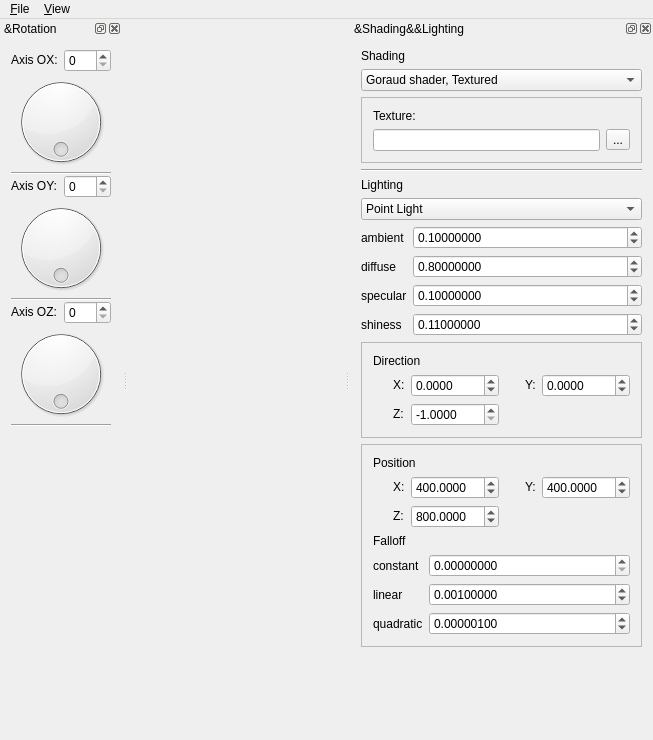
<?xml version="1.0" encoding="UTF-8"?>
<ui version="4.0">
 <class>MainWindow</class>
 <widget class="QMainWindow" name="MainWindow">
  <property name="geometry">
   <rect>
    <x>0</x>
    <y>0</y>
    <width>653</width>
    <height>740</height>
   </rect>
  </property>
  <property name="windowTitle">
   <string>MainWindow</string>
  </property>
  <property name="styleSheet">
   <string notr="true">QDockWidget::title{
	background: lightgray;
	padding-bottom: 0px;
	padding-top: 2px;
}
QDockWidget &gt; QWidget{
	border: 2px solid lightgray;
}</string>
  </property>
  <widget class="QWidget" name="centralWidget">
   <layout class="QHBoxLayout" name="horizontalLayout">
    <item>
     <widget class="CompGraphView" name="widget" native="true"/>
    </item>
   </layout>
  </widget>
  <widget class="QMenuBar" name="menuBar">
   <property name="geometry">
    <rect>
     <x>0</x>
     <y>0</y>
     <width>653</width>
     <height>26</height>
    </rect>
   </property>
   <widget class="QMenu" name="menuFile">
    <property name="title">
     <string>&amp;File</string>
    </property>
    <addaction name="actionOpen"/>
    <addaction name="actionClear"/>
    <addaction name="separator"/>
    <addaction name="actionQuit"/>
   </widget>
   <widget class="QMenu" name="menuView">
    <property name="title">
     <string>&amp;View</string>
    </property>
   </widget>
   <addaction name="menuFile"/>
   <addaction name="menuView"/>
  </widget>
  <widget class="QDockWidget" name="dockRotation">
   <property name="styleSheet">
    <string notr="true"/>
   </property>
   <property name="allowedAreas">
    <set>Qt::LeftDockWidgetArea|Qt::RightDockWidgetArea</set>
   </property>
   <property name="windowTitle">
    <string>&amp;Rotation</string>
   </property>
   <attribute name="dockWidgetArea">
    <number>1</number>
   </attribute>
   <widget class="QWidget" name="dockWidgetContents">
    <layout class="QVBoxLayout" name="verticalLayout">
     <property name="spacing">
      <number>0</number>
     </property>
     <item>
      <layout class="QHBoxLayout" name="horizontalLayout_3">
       <property name="sizeConstraint">
        <enum>QLayout::SetDefaultConstraint</enum>
       </property>
       <item>
        <widget class="QLabel" name="label">
         <property name="sizePolicy">
          <sizepolicy hsizetype="Preferred" vsizetype="Fixed">
           <horstretch>0</horstretch>
           <verstretch>0</verstretch>
          </sizepolicy>
         </property>
         <property name="text">
          <string>Axis OX:</string>
         </property>
        </widget>
       </item>
       <item>
        <widget class="QSpinBox" name="spinBox_OX">
         <property name="sizePolicy">
          <sizepolicy hsizetype="Maximum" vsizetype="Fixed">
           <horstretch>0</horstretch>
           <verstretch>0</verstretch>
          </sizepolicy>
         </property>
         <property name="keyboardTracking">
          <bool>false</bool>
         </property>
         <property name="maximum">
          <number>359</number>
         </property>
        </widget>
       </item>
      </layout>
     </item>
     <item>
      <widget class="QDial" name="dial_OX">
       <property name="maximum">
        <number>359</number>
       </property>
       <property name="tracking">
        <bool>true</bool>
       </property>
       <property name="wrapping">
        <bool>true</bool>
       </property>
       <property name="notchesVisible">
        <bool>false</bool>
       </property>
      </widget>
     </item>
     <item>
      <widget class="Line" name="line">
       <property name="orientation">
        <enum>Qt::Horizontal</enum>
       </property>
      </widget>
     </item>
     <item>
      <layout class="QHBoxLayout" name="horizontalLayout_4">
       <item>
        <widget class="QLabel" name="label_2">
         <property name="sizePolicy">
          <sizepolicy hsizetype="Preferred" vsizetype="Fixed">
           <horstretch>0</horstretch>
           <verstretch>0</verstretch>
          </sizepolicy>
         </property>
         <property name="text">
          <string>Axis OY:</string>
         </property>
        </widget>
       </item>
       <item>
        <widget class="QSpinBox" name="spinBox_OY">
         <property name="sizePolicy">
          <sizepolicy hsizetype="Maximum" vsizetype="Fixed">
           <horstretch>0</horstretch>
           <verstretch>0</verstretch>
          </sizepolicy>
         </property>
         <property name="keyboardTracking">
          <bool>false</bool>
         </property>
         <property name="maximum">
          <number>359</number>
         </property>
        </widget>
       </item>
      </layout>
     </item>
     <item>
      <widget class="QDial" name="dial_OY">
       <property name="maximum">
        <number>359</number>
       </property>
       <property name="tracking">
        <bool>true</bool>
       </property>
       <property name="wrapping">
        <bool>true</bool>
       </property>
       <property name="notchesVisible">
        <bool>false</bool>
       </property>
      </widget>
     </item>
     <item>
      <widget class="Line" name="line_2">
       <property name="orientation">
        <enum>Qt::Horizontal</enum>
       </property>
      </widget>
     </item>
     <item>
      <layout class="QHBoxLayout" name="horizontalLayout_2">
       <property name="sizeConstraint">
        <enum>QLayout::SetDefaultConstraint</enum>
       </property>
       <item>
        <widget class="QLabel" name="label_3">
         <property name="sizePolicy">
          <sizepolicy hsizetype="Preferred" vsizetype="Fixed">
           <horstretch>0</horstretch>
           <verstretch>0</verstretch>
          </sizepolicy>
         </property>
         <property name="text">
          <string>Axis OZ:</string>
         </property>
        </widget>
       </item>
       <item>
        <widget class="QSpinBox" name="spinBox_OZ">
         <property name="sizePolicy">
          <sizepolicy hsizetype="Maximum" vsizetype="Fixed">
           <horstretch>0</horstretch>
           <verstretch>0</verstretch>
          </sizepolicy>
         </property>
         <property name="keyboardTracking">
          <bool>false</bool>
         </property>
         <property name="maximum">
          <number>359</number>
         </property>
        </widget>
       </item>
      </layout>
     </item>
     <item>
      <widget class="QDial" name="dial_OZ">
       <property name="maximum">
        <number>359</number>
       </property>
       <property name="tracking">
        <bool>true</bool>
       </property>
       <property name="wrapping">
        <bool>true</bool>
       </property>
       <property name="notchesVisible">
        <bool>false</bool>
       </property>
      </widget>
     </item>
     <item>
      <widget class="Line" name="line_3">
       <property name="orientation">
        <enum>Qt::Horizontal</enum>
       </property>
      </widget>
     </item>
     <item>
      <spacer name="verticalSpacer">
       <property name="orientation">
        <enum>Qt::Vertical</enum>
       </property>
       <property name="sizeType">
        <enum>QSizePolicy::Expanding</enum>
       </property>
       <property name="sizeHint" stdset="0">
        <size>
         <width>20</width>
         <height>0</height>
        </size>
       </property>
      </spacer>
     </item>
    </layout>
   </widget>
  </widget>
  <widget class="QDockWidget" name="dockShader">
   <property name="sizePolicy">
    <sizepolicy hsizetype="Expanding" vsizetype="Expanding">
     <horstretch>0</horstretch>
     <verstretch>0</verstretch>
    </sizepolicy>
   </property>
   <property name="windowTitle">
    <string>&amp;Shading&amp;&amp;Lighting</string>
   </property>
   <attribute name="dockWidgetArea">
    <number>2</number>
   </attribute>
   <widget class="QWidget" name="dockWidgetContents_2">
    <layout class="QVBoxLayout" name="verticalLayout_2">
     <item>
      <widget class="QLabel" name="label_4">
       <property name="sizePolicy">
        <sizepolicy hsizetype="Preferred" vsizetype="Maximum">
         <horstretch>0</horstretch>
         <verstretch>0</verstretch>
        </sizepolicy>
       </property>
       <property name="text">
        <string>Shading</string>
       </property>
      </widget>
     </item>
     <item>
      <widget class="QComboBox" name="comboShading">
       <property name="currentIndex">
        <number>2</number>
       </property>
       <item>
        <property name="text">
         <string>Flat shader</string>
        </property>
       </item>
       <item>
        <property name="text">
         <string>Goraud shader</string>
        </property>
       </item>
       <item>
        <property name="text">
         <string>Goraud shader, Textured</string>
        </property>
       </item>
      </widget>
     </item>
     <item>
      <widget class="QFrame" name="frameGoraudTex">
       <property name="sizePolicy">
        <sizepolicy hsizetype="Preferred" vsizetype="Fixed">
         <horstretch>0</horstretch>
         <verstretch>0</verstretch>
        </sizepolicy>
       </property>
       <property name="frameShape">
        <enum>QFrame::StyledPanel</enum>
       </property>
       <property name="frameShadow">
        <enum>QFrame::Raised</enum>
       </property>
       <layout class="QVBoxLayout" name="verticalLayout_4">
        <item>
         <widget class="QLabel" name="label_6">
          <property name="sizePolicy">
           <sizepolicy hsizetype="Preferred" vsizetype="Fixed">
            <horstretch>0</horstretch>
            <verstretch>0</verstretch>
           </sizepolicy>
          </property>
          <property name="text">
           <string>Texture:</string>
          </property>
         </widget>
        </item>
        <item>
         <layout class="QHBoxLayout" name="horizontalLayout_5">
          <property name="sizeConstraint">
           <enum>QLayout::SetDefaultConstraint</enum>
          </property>
          <item>
           <widget class="QLineEdit" name="lineTexture"/>
          </item>
          <item>
           <widget class="QToolButton" name="toolTexture">
            <property name="text">
             <string>...</string>
            </property>
           </widget>
          </item>
         </layout>
        </item>
       </layout>
      </widget>
     </item>
     <item>
      <widget class="Line" name="line_4">
       <property name="orientation">
        <enum>Qt::Horizontal</enum>
       </property>
      </widget>
     </item>
     <item>
      <widget class="QLabel" name="label_5">
       <property name="sizePolicy">
        <sizepolicy hsizetype="Preferred" vsizetype="Maximum">
         <horstretch>0</horstretch>
         <verstretch>0</verstretch>
        </sizepolicy>
       </property>
       <property name="text">
        <string>Lighting</string>
       </property>
      </widget>
     </item>
     <item>
      <widget class="QComboBox" name="comboLight">
       <property name="currentIndex">
        <number>1</number>
       </property>
       <item>
        <property name="text">
         <string>Directional Light</string>
        </property>
       </item>
       <item>
        <property name="text">
         <string>Point Light</string>
        </property>
       </item>
      </widget>
     </item>
     <item>
      <layout class="QFormLayout" name="formLayout">
       <property name="sizeConstraint">
        <enum>QLayout::SetFixedSize</enum>
       </property>
       <property name="fieldGrowthPolicy">
        <enum>QFormLayout::AllNonFixedFieldsGrow</enum>
       </property>
       <item row="0" column="0">
        <widget class="QLabel" name="ambientLabel">
         <property name="text">
          <string>ambient</string>
         </property>
        </widget>
       </item>
       <item row="0" column="1">
        <widget class="QDoubleSpinBox" name="ambientDoubleSpinBox">
         <property name="keyboardTracking">
          <bool>false</bool>
         </property>
         <property name="decimals">
          <number>8</number>
         </property>
         <property name="maximum">
          <double>1.000000000000000</double>
         </property>
         <property name="singleStep">
          <double>0.000001000000000</double>
         </property>
         <property name="value">
          <double>0.100000000000000</double>
         </property>
        </widget>
       </item>
       <item row="1" column="0">
        <widget class="QLabel" name="diffuseLabel">
         <property name="text">
          <string>diffuse</string>
         </property>
        </widget>
       </item>
       <item row="1" column="1">
        <widget class="QDoubleSpinBox" name="diffuseDoubleSpinBox">
         <property name="keyboardTracking">
          <bool>false</bool>
         </property>
         <property name="decimals">
          <number>8</number>
         </property>
         <property name="maximum">
          <double>1.000000000000000</double>
         </property>
         <property name="singleStep">
          <double>0.000001000000000</double>
         </property>
         <property name="value">
          <double>0.800000000000000</double>
         </property>
        </widget>
       </item>
       <item row="2" column="0">
        <widget class="QLabel" name="specularLabel">
         <property name="text">
          <string>specular</string>
         </property>
        </widget>
       </item>
       <item row="2" column="1">
        <widget class="QDoubleSpinBox" name="specularDoubleSpinBox">
         <property name="keyboardTracking">
          <bool>false</bool>
         </property>
         <property name="decimals">
          <number>8</number>
         </property>
         <property name="maximum">
          <double>1.000000000000000</double>
         </property>
         <property name="singleStep">
          <double>0.000001000000000</double>
         </property>
         <property name="value">
          <double>0.100000000000000</double>
         </property>
        </widget>
       </item>
       <item row="3" column="0">
        <widget class="QLabel" name="shinessLabel">
         <property name="text">
          <string>shiness</string>
         </property>
        </widget>
       </item>
       <item row="3" column="1">
        <widget class="QDoubleSpinBox" name="shinessDoubleSpinBox">
         <property name="keyboardTracking">
          <bool>false</bool>
         </property>
         <property name="decimals">
          <number>8</number>
         </property>
         <property name="maximum">
          <double>1000.000000000000000</double>
         </property>
         <property name="singleStep">
          <double>0.000001000000000</double>
         </property>
         <property name="value">
          <double>0.110000000000000</double>
         </property>
        </widget>
       </item>
      </layout>
     </item>
     <item>
      <widget class="QFrame" name="frameDirectLight">
       <property name="sizePolicy">
        <sizepolicy hsizetype="Preferred" vsizetype="Fixed">
         <horstretch>0</horstretch>
         <verstretch>0</verstretch>
        </sizepolicy>
       </property>
       <property name="frameShape">
        <enum>QFrame::StyledPanel</enum>
       </property>
       <property name="frameShadow">
        <enum>QFrame::Raised</enum>
       </property>
       <layout class="QGridLayout" name="gridLayout_3">
        <item row="0" column="0" colspan="4">
         <widget class="QLabel" name="label_7">
          <property name="sizePolicy">
           <sizepolicy hsizetype="Expanding" vsizetype="Fixed">
            <horstretch>0</horstretch>
            <verstretch>0</verstretch>
           </sizepolicy>
          </property>
          <property name="text">
           <string>Direction</string>
          </property>
         </widget>
        </item>
        <item row="1" column="0">
         <widget class="QLabel" name="label_8">
          <property name="sizePolicy">
           <sizepolicy hsizetype="Fixed" vsizetype="Fixed">
            <horstretch>0</horstretch>
            <verstretch>0</verstretch>
           </sizepolicy>
          </property>
          <property name="text">
           <string>X:</string>
          </property>
          <property name="indent">
           <number>20</number>
          </property>
         </widget>
        </item>
        <item row="1" column="1">
         <widget class="QDoubleSpinBox" name="directionX">
          <property name="sizePolicy">
           <sizepolicy hsizetype="MinimumExpanding" vsizetype="Fixed">
            <horstretch>0</horstretch>
            <verstretch>0</verstretch>
           </sizepolicy>
          </property>
          <property name="keyboardTracking">
           <bool>false</bool>
          </property>
          <property name="decimals">
           <number>4</number>
          </property>
          <property name="minimum">
           <double>-1.000000000000000</double>
          </property>
          <property name="maximum">
           <double>1.000000000000000</double>
          </property>
          <property name="singleStep">
           <double>0.000100000000000</double>
          </property>
         </widget>
        </item>
        <item row="1" column="2">
         <widget class="QLabel" name="label_9">
          <property name="sizePolicy">
           <sizepolicy hsizetype="Fixed" vsizetype="Fixed">
            <horstretch>0</horstretch>
            <verstretch>0</verstretch>
           </sizepolicy>
          </property>
          <property name="text">
           <string>Y:</string>
          </property>
          <property name="indent">
           <number>20</number>
          </property>
         </widget>
        </item>
        <item row="1" column="3">
         <widget class="QDoubleSpinBox" name="directionY">
          <property name="sizePolicy">
           <sizepolicy hsizetype="MinimumExpanding" vsizetype="Fixed">
            <horstretch>0</horstretch>
            <verstretch>0</verstretch>
           </sizepolicy>
          </property>
          <property name="keyboardTracking">
           <bool>false</bool>
          </property>
          <property name="decimals">
           <number>4</number>
          </property>
          <property name="minimum">
           <double>-1.000000000000000</double>
          </property>
          <property name="maximum">
           <double>1.000000000000000</double>
          </property>
          <property name="singleStep">
           <double>0.000100000000000</double>
          </property>
         </widget>
        </item>
        <item row="2" column="0">
         <widget class="QLabel" name="label_10">
          <property name="sizePolicy">
           <sizepolicy hsizetype="Fixed" vsizetype="Fixed">
            <horstretch>0</horstretch>
            <verstretch>0</verstretch>
           </sizepolicy>
          </property>
          <property name="text">
           <string>Z:</string>
          </property>
          <property name="indent">
           <number>20</number>
          </property>
         </widget>
        </item>
        <item row="2" column="1">
         <widget class="QDoubleSpinBox" name="directionZ">
          <property name="keyboardTracking">
           <bool>false</bool>
          </property>
          <property name="decimals">
           <number>4</number>
          </property>
          <property name="minimum">
           <double>-1.000000000000000</double>
          </property>
          <property name="maximum">
           <double>1.000000000000000</double>
          </property>
          <property name="singleStep">
           <double>0.000100000000000</double>
          </property>
          <property name="value">
           <double>-1.000000000000000</double>
          </property>
         </widget>
        </item>
       </layout>
      </widget>
     </item>
     <item>
      <widget class="QFrame" name="framePointLight">
       <property name="sizePolicy">
        <sizepolicy hsizetype="Preferred" vsizetype="Fixed">
         <horstretch>0</horstretch>
         <verstretch>0</verstretch>
        </sizepolicy>
       </property>
       <property name="frameShape">
        <enum>QFrame::StyledPanel</enum>
       </property>
       <property name="frameShadow">
        <enum>QFrame::Raised</enum>
       </property>
       <layout class="QGridLayout" name="gridLayout">
        <item row="1" column="0">
         <widget class="QLabel" name="label_14">
          <property name="sizePolicy">
           <sizepolicy hsizetype="Fixed" vsizetype="Fixed">
            <horstretch>0</horstretch>
            <verstretch>0</verstretch>
           </sizepolicy>
          </property>
          <property name="text">
           <string>X:</string>
          </property>
          <property name="indent">
           <number>20</number>
          </property>
         </widget>
        </item>
        <item row="1" column="1">
         <widget class="QDoubleSpinBox" name="postitionX">
          <property name="sizePolicy">
           <sizepolicy hsizetype="MinimumExpanding" vsizetype="Fixed">
            <horstretch>0</horstretch>
            <verstretch>0</verstretch>
           </sizepolicy>
          </property>
          <property name="keyboardTracking">
           <bool>false</bool>
          </property>
          <property name="decimals">
           <number>4</number>
          </property>
          <property name="minimum">
           <double>-1000.000000000000000</double>
          </property>
          <property name="maximum">
           <double>1000.000000000000000</double>
          </property>
          <property name="singleStep">
           <double>10.000000000000000</double>
          </property>
          <property name="value">
           <double>400.000000000000000</double>
          </property>
         </widget>
        </item>
        <item row="1" column="2">
         <widget class="QLabel" name="label_11">
          <property name="sizePolicy">
           <sizepolicy hsizetype="Fixed" vsizetype="Fixed">
            <horstretch>0</horstretch>
            <verstretch>0</verstretch>
           </sizepolicy>
          </property>
          <property name="text">
           <string>Y:</string>
          </property>
          <property name="indent">
           <number>20</number>
          </property>
         </widget>
        </item>
        <item row="1" column="3">
         <widget class="QDoubleSpinBox" name="positionY">
          <property name="sizePolicy">
           <sizepolicy hsizetype="MinimumExpanding" vsizetype="Fixed">
            <horstretch>0</horstretch>
            <verstretch>0</verstretch>
           </sizepolicy>
          </property>
          <property name="keyboardTracking">
           <bool>false</bool>
          </property>
          <property name="decimals">
           <number>4</number>
          </property>
          <property name="minimum">
           <double>-1000.000000000000000</double>
          </property>
          <property name="maximum">
           <double>1000.000000000000000</double>
          </property>
          <property name="singleStep">
           <double>10.000000000000000</double>
          </property>
          <property name="value">
           <double>400.000000000000000</double>
          </property>
         </widget>
        </item>
        <item row="2" column="0">
         <widget class="QLabel" name="label_13">
          <property name="sizePolicy">
           <sizepolicy hsizetype="Fixed" vsizetype="Fixed">
            <horstretch>0</horstretch>
            <verstretch>0</verstretch>
           </sizepolicy>
          </property>
          <property name="text">
           <string>Z:</string>
          </property>
          <property name="indent">
           <number>20</number>
          </property>
         </widget>
        </item>
        <item row="2" column="1">
         <widget class="QDoubleSpinBox" name="positionZ">
          <property name="sizePolicy">
           <sizepolicy hsizetype="MinimumExpanding" vsizetype="Fixed">
            <horstretch>0</horstretch>
            <verstretch>0</verstretch>
           </sizepolicy>
          </property>
          <property name="keyboardTracking">
           <bool>false</bool>
          </property>
          <property name="decimals">
           <number>4</number>
          </property>
          <property name="minimum">
           <double>-1000.000000000000000</double>
          </property>
          <property name="maximum">
           <double>1000.000000000000000</double>
          </property>
          <property name="singleStep">
           <double>10.000000000000000</double>
          </property>
          <property name="value">
           <double>800.000000000000000</double>
          </property>
         </widget>
        </item>
        <item row="3" column="0" colspan="4">
         <widget class="QLabel" name="label_15">
          <property name="sizePolicy">
           <sizepolicy hsizetype="Expanding" vsizetype="Fixed">
            <horstretch>0</horstretch>
            <verstretch>0</verstretch>
           </sizepolicy>
          </property>
          <property name="text">
           <string>Falloff</string>
          </property>
         </widget>
        </item>
        <item row="4" column="0" colspan="4">
         <layout class="QFormLayout" name="formLayout_6">
          <property name="sizeConstraint">
           <enum>QLayout::SetDefaultConstraint</enum>
          </property>
          <item row="0" column="0">
           <widget class="QLabel" name="constantLabel_4">
            <property name="text">
             <string>constant</string>
            </property>
           </widget>
          </item>
          <item row="0" column="1">
           <widget class="QDoubleSpinBox" name="constantDoubleSpinBox_4">
            <property name="decimals">
             <number>8</number>
            </property>
            <property name="singleStep">
             <double>0.100000000000000</double>
            </property>
            <property name="value">
             <double>0.000000000000000</double>
            </property>
           </widget>
          </item>
          <item row="1" column="0">
           <widget class="QLabel" name="linearLabel_4">
            <property name="text">
             <string>linear</string>
            </property>
           </widget>
          </item>
          <item row="1" column="1">
           <widget class="QDoubleSpinBox" name="linearDoubleSpinBox_4">
            <property name="decimals">
             <number>8</number>
            </property>
            <property name="singleStep">
             <double>0.100000000000000</double>
            </property>
            <property name="value">
             <double>0.001000000000000</double>
            </property>
           </widget>
          </item>
          <item row="2" column="0">
           <widget class="QLabel" name="quadraticLabel_4">
            <property name="text">
             <string>quadratic</string>
            </property>
           </widget>
          </item>
          <item row="2" column="1">
           <widget class="QDoubleSpinBox" name="quadraticDoubleSpinBox_4">
            <property name="decimals">
             <number>8</number>
            </property>
            <property name="singleStep">
             <double>0.100000000000000</double>
            </property>
            <property name="value">
             <double>0.000001000000000</double>
            </property>
           </widget>
          </item>
         </layout>
        </item>
        <item row="0" column="0" colspan="4">
         <widget class="QLabel" name="label_12">
          <property name="sizePolicy">
           <sizepolicy hsizetype="Expanding" vsizetype="Fixed">
            <horstretch>0</horstretch>
            <verstretch>0</verstretch>
           </sizepolicy>
          </property>
          <property name="text">
           <string>Position</string>
          </property>
         </widget>
        </item>
       </layout>
      </widget>
     </item>
     <item>
      <spacer name="verticalSpacer_2">
       <property name="orientation">
        <enum>Qt::Vertical</enum>
       </property>
       <property name="sizeHint" stdset="0">
        <size>
         <width>20</width>
         <height>40</height>
        </size>
       </property>
      </spacer>
     </item>
    </layout>
   </widget>
  </widget>
  <action name="actionOpen">
   <property name="text">
    <string>&amp;Open...</string>
   </property>
  </action>
  <action name="actionQuit">
   <property name="text">
    <string>&amp;Quit</string>
   </property>
  </action>
  <action name="actionClear">
   <property name="text">
    <string>Clear</string>
   </property>
  </action>
 </widget>
 <layoutdefault spacing="6" margin="11"/>
 <customwidgets>
  <customwidget>
   <class>CompGraphView</class>
   <extends>QWidget</extends>
   <header>compgraphview.h</header>
   <container>1</container>
  </customwidget>
 </customwidgets>
 <resources/>
 <connections/>
</ui>
